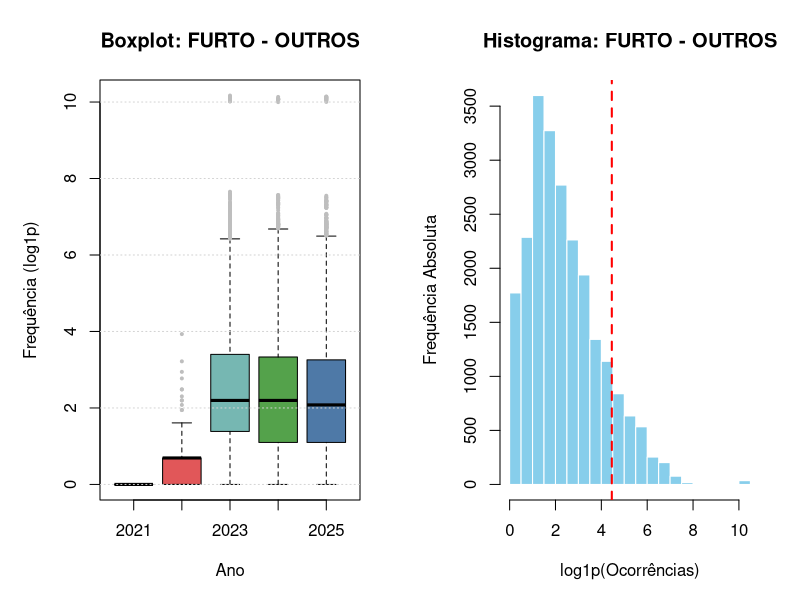

Recreate this plot in R.
# ==============================================================================
# SCRIPT DEFINITIVO: ANÁLISE DE CRIMINALIDADE (AULAS 2 E 5)
# ==============================================================================

# 1. CARREGAMENTO DOS DADOS
# Certifique-se de que o arquivo está na mesma pasta do seu script
dados <- read.csv2("Dataset_Municipios_Estatistica_Formatado.csv", 
                   sep = ";", check.names = FALSE, stringsAsFactors = TRUE)

# Definimos a variável de estudo (Exemplo: FURTO - OUTROS)
# Para trocar o crime, basta mudar o nome entre as crases abaixo
crime_estudo <- "FURTO - OUTROS"
x <- dados[[crime_estudo]]

# ==============================================================================
# PARTE 1: ESTATÍSTICA DESCRITIVA (AULA 2)
# ==============================================================================

# --- Estimativas de Localização ---
media_arit   <- mean(x, na.rm = TRUE)
mediana      <- median(x, na.rm = TRUE)
# Média Geométrica (Ajustada para zeros: log(x+1) conforme pág. 10 da Aula 2)
media_geom   <- exp(mean(log(x + 1), na.rm = TRUE)) - 1
quartis      <- quantile(x, probs = c(0.25, 0.5, 0.75), na.rm = TRUE)

# --- Medidas de Variabilidade ---
variancia_tot <- var(x, na.rm = TRUE)
desvio_padrao <- sd(x, na.rm = TRUE)
amplitude     <- max(x, na.rm = TRUE) - min(x, na.rm = TRUE)
# Coeficiente de Variação (CV)
cv_perc       <- (desvio_padrao / media_arit) * 100

# --- Tabelas de Frequência ---
freq_anos     <- table(dados$ANO_ESTATISTICA)
prop_anos     <- prop.table(freq_anos)

# ==============================================================================
# PARTE 2: ANÁLISE POR CATEGORIA E INFERÊNCIA (AULA 5)
# ==============================================================================

# --- Média das Variâncias (pág. 18 da Aula 5) ---
# n_i = meses por ano | var_i = variância por ano
n_i   <- tapply(x, dados$ANO_ESTATISTICA, length)
var_i <- tapply(x, dados$ANO_ESTATISTICA, var, na.rm = TRUE)

# Filtro para ignorar anos com 1 dado só (ex: 2021) que impedem o cálculo
validos <- !is.na(var_i)
media_variancias <- sum(n_i[validos] * var_i[validos]) / sum(n_i[validos])

# ==============================================================================
# PARTE 3: GRÁFICOS OTIMIZADOS (VISUALMENTE BONS)
# ==============================================================================

# Configuramos a tela para mostrar 2 gráficos por vez
par(mfrow = c(1, 2), mar = c(5, 5, 4, 2))

# --- Gráfico 1: Boxplot Logarítmico (Aula 5) ---
# Usamos log1p para "desachatado" o gráfico e ver a diferença entre anos
boxplot(log1p(x) ~ ANO_ESTATISTICA, data = dados,
        main = paste("Boxplot:", crime_estudo),
        xlab = "Ano", ylab = "Frequência (log1p)",
        col = c("#4e79a7", "#e15759", "#76b7b2", "#54a24b"),
        pch = 19, cex = 0.4, outcol = "gray")
grid(nx = NA, ny = NULL, col = "lightgray", lty = "dotted")

# --- Gráfico 2: Histograma Logarítmico (Aula 2) ---
hist(log1p(x), breaks = 30,
     main = paste("Histograma:", crime_estudo),
     xlab = "log1p(Ocorrências)", ylab = "Frequência Absoluta",
     col = "skyblue", border = "white")
# Adiciona linha da média aritmética transformada no histograma
abline(v = log1p(media_arit), col = "red", lwd = 2, lty = 2)

# Reseta o layout da tela
par(mfrow = c(1, 1))

# ==============================================================================
# PARTE 4: RELATÓRIO DE RESULTADOS NO CONSOLE
# ==============================================================================

cat("\n======================================================\n")
cat("          RELATÓRIO ESTATÍSTICO DE CRIMINALIDADE      \n")
cat("======================================================\n")
cat("Crime Analisado: ", crime_estudo, "\n\n")
cat("[LOCALIZAÇÃO]\n")
cat("- Média Aritmética: ", round(media_arit, 2), "\n")
cat("- Média Geométrica: ", round(media_geom, 2), "\n")
cat("- Mediana:          ", mediana, "\n")
cat("- 1º Quartil (Q1):  ", quartis[1], "\n")
cat("- 3º Quartil (Q3):  ", quartis[3], "\n\n")
cat("[VARIABILIDADE]\n")
cat("- Variância Total:  ", round(variancia_tot, 2), "\n")
cat("- Desvio Padrão:    ", round(desvio_padrao, 2), "\n")
cat("- Coeficiente Var:  ", round(cv_perc, 2), "%\n")
cat("- Amplitude:        ", amplitude, "\n\n")
cat("[INFERÊNCIA - AULA 5]\n")
cat("- Média das Variâncias (Anual):", round(media_variancias, 2), "\n")
cat("======================================================\n")
